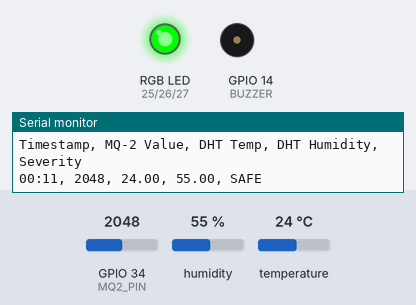
Bench run of a sketch on a simulated ESP32. On the bench: an RGB LED mixed from three pins (HIGH = lit), buzzer (waves = sounding), the last lines printed to the serial monitor. The inputs (shaded band) are chosen by the test bench; at power-on: GPIO 34 (MQ2_PIN) = 2048, humidity 55 %, temperature 24 °C. Nothing arrives over Bluetooth unless stated.

Above: at 12.2 s.
12.3 s: GPIO 34 (MQ2_PIN) set to 2160
At 13.9 s:
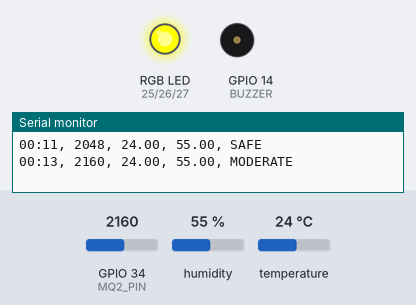
17.9 s: GPIO 34 (MQ2_PIN) set to 2337
At 20.2 s:
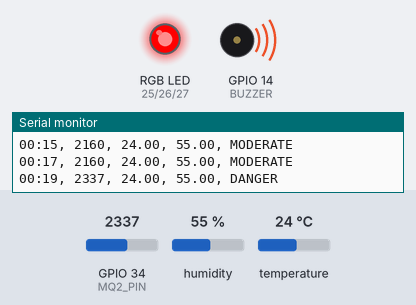
20.5 s: GPIO 34 (MQ2_PIN) set to 2047
At 22.0 s:
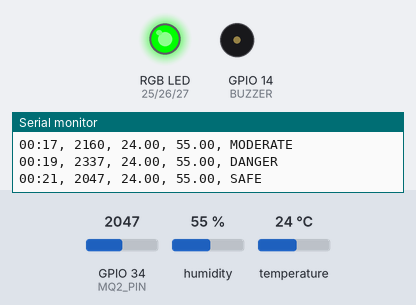
22.5 s: GPIO 34 (MQ2_PIN) set to 2866
At 23.8 s:
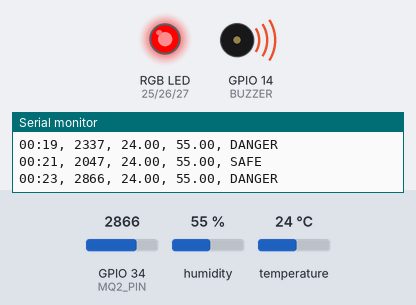
Timing chart, 0 to 25.5 s (numbered marks = the images above; inputs shaded):
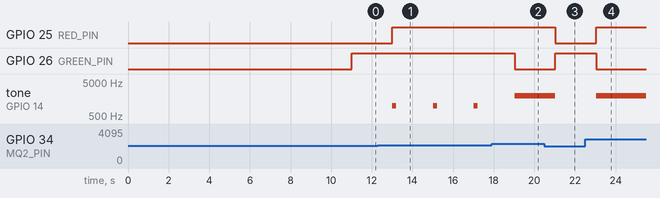

Measured:
- the behaviour switches between 2127 and 2128 on GPIO 34 (MQ2_PIN) (found by bisection; images 0 and 1)
- the behaviour switches between 2297 and 2298 on GPIO 34 (MQ2_PIN) (found by bisection; images 1 and 2)
- after the input at 12.3 s, GPIO 25 (RED_PIN): LOW → HIGH after 0.72 s; tone on GPIO 14 (BUZZER): alternates 1000 Hz for 0.20 s and silent for 1.8 s, starting after 0.72 s
- after the input at 17.9 s, GPIO 26 (GREEN_PIN): HIGH → LOW after 1.1 s
- after the input at 20.5 s, GPIO 25 (RED_PIN): HIGH → LOW after 0.54 s; GPIO 26 (GREEN_PIN): LOW → HIGH after 0.54 s; tone on GPIO 14 (BUZZER): 2000 Hz → silent after 0.54 s
- after the input at 22.5 s, GPIO 25 (RED_PIN): LOW → HIGH after 0.55 s; GPIO 26 (GREEN_PIN): HIGH → LOW after 0.55 s; tone on GPIO 14 (BUZZER): silent → 2000 Hz after 0.55 s

The sketch:

Smart_Home_Air_Quality__Monitor_bluetooth_.ino
```cpp
/*
-------------------------------------------------------
Project : Smart Home Air Quality Monitor
Author  : Rajan Nanda
Date    : 07-07-2026

Description:
- Reads air quality using MQ-2 gas sensor.
- Reads temperature and humidity using DHT22.
- Displays air quality using RGB LED.
- Activates buzzer based on severity level.
- Logs data in CSV format to Serial Monitor.
- Sends alerts to an Android phone via Bluetooth.
-------------------------------------------------------
*/

#include <DHT.h>
#include "BluetoothSerial.h"

// Create Bluetooth Serial object
BluetoothSerial SerialBT;

// -------------------- DHT Sensor --------------------
#define DHTPIN 4
#define DHTTYPE DHT22
DHT dht(DHTPIN, DHTTYPE);

// -------------------- Pin Definitions --------------------
#define MQ2_PIN    34

#define RED_PIN    25
#define GREEN_PIN  26
#define BLUE_PIN   27

#define BUZZER     14

// Stores the clean-air baseline value of MQ-2
int baseline = 0;

// -------------------------------------------------------
// Function to control RGB LED
// -------------------------------------------------------
void setColor(bool r, bool g, bool b) {
  digitalWrite(RED_PIN, r);
  digitalWrite(GREEN_PIN, g);
  digitalWrite(BLUE_PIN, b);
}

void setup() {

  Serial.begin(115200);

  // Start Bluetooth
  SerialBT.begin("ESP32_AirMonitor");

  // Initialize DHT sensor
  dht.begin();

  // Configure output pins
  pinMode(RED_PIN, OUTPUT);
  pinMode(GREEN_PIN, OUTPUT);
  pinMode(BLUE_PIN, OUTPUT);
  pinMode(BUZZER, OUTPUT);

  // ---------------- MQ-2 Calibration ----------------
  // Wait for sensor to stabilize
  Serial.println("Stabilizing MQ-2 Sensor...");
  delay(5000);

  // Take 30 readings in clean air
  long sum = 0;

  for (int i = 0; i < 30; i++) {
    sum += analogRead(MQ2_PIN);
    delay(200);
  }

  baseline = sum / 30;

  Serial.print("Baseline Value: ");
  Serial.println(baseline);

  // CSV Header
  Serial.println("Timestamp, MQ-2 Value, DHT Temp, DHT Humidity, Severity");
}

void loop() {

  // Read MQ-2 sensor
  int gasRaw = analogRead(MQ2_PIN);

  // Difference from baseline
  int diff = gasRaw - baseline;

  // Read DHT sensor
  float temp = dht.readTemperature();
  float hum = dht.readHumidity();

  // Check if DHT sensor failed
  if (isnan(temp) || isnan(hum)) {
    Serial.println("DHT Sensor Error!");
    delay(2000);
    return;
  }

  String status;

  // Turn buzzer OFF before checking conditions
  noTone(BUZZER);

  // ---------------- SAFE ----------------
  if (diff < 80) {

    status = "SAFE";

    setColor(LOW, HIGH, LOW);

    // Bluetooth Alert
    SerialBT.println("SAFE");
    SerialBT.printf("Gas:%d\n", gasRaw);
    SerialBT.printf("Temp:%.1f C\n", temp);
    SerialBT.printf("Humidity:%.1f%%\n\n", hum);

  }

  // ---------------- MODERATE ----------------
  else if (diff < 250) {

    status = "MODERATE";

    // Yellow = Red + Green
    setColor(HIGH, HIGH, LOW);

    // Medium tone
    tone(BUZZER, 1000, 200);

    // Bluetooth Alert
    SerialBT.println("WARNING");
    SerialBT.println("Moderate Smoke Detected");
    SerialBT.printf("Gas=%d\n", gasRaw);
    SerialBT.println("Check Fireplace\n");

  }

  // ---------------- DANGER ----------------
  else {

    status = "DANGER";

    setColor(HIGH, LOW, LOW);

    // Continuous high-pitched alarm
    tone(BUZZER, 2000);

    // Bluetooth Alert
    SerialBT.println("DANGER!!");
    SerialBT.println("Smoke Level Critical");
    SerialBT.printf("Gas=%d\n", gasRaw);
    SerialBT.println("Open Windows");
    SerialBT.println("Leave Room if Necessary\n");

  }

  // Create timestamp in MM:SS format
  int sec = millis() / 1000;

  char timestamp[6];

  sprintf(timestamp, "%02d:%02d", sec / 60, sec % 60);

  // ---------------- CSV Output ----------------
  Serial.print(timestamp);
  Serial.print(", ");

  Serial.print(gasRaw);
  Serial.print(", ");

  Serial.print(temp);
  Serial.print(", ");

  Serial.print(hum);
  Serial.print(", ");

  Serial.println(status);

  // Update every 2 seconds
  delay(2000);
}
```
